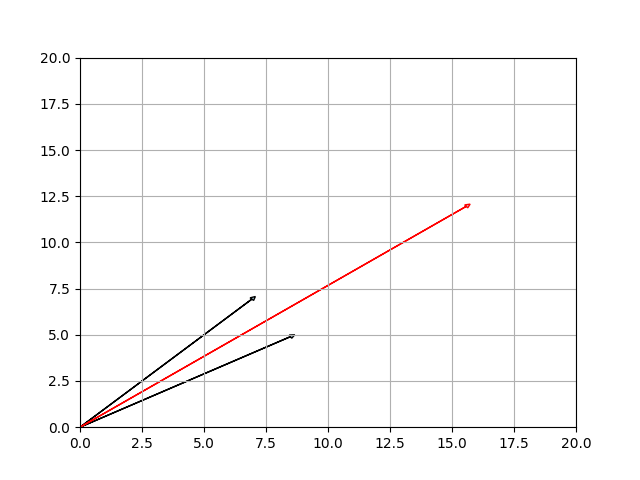

Source code (Python):
import numpy as np
import math
import matplotlib.pyplot as plt 

phi1=np.pi/4.#math.radians() 
V1M=10 
V1=V1M*math.sin(2*np.pi+phi1) 
MV1=abs(V1M) 
ReV1=MV1*math.cos(phi1) 
ImV1=MV1*math.sin(phi1) 
print (ReV1,ImV1 )
c1=complex(ReV1,ImV1) 
phi2=np.pi/6. 
V2M=10 
V2=V2M*math.sin(2*np.pi+phi2) 
MV2=abs(V2M) 
ReV2=MV2*math.cos(phi2) 
ImV2=MV2*math.sin(phi2) 
print (ReV2,ImV2 )
c2=complex(ReV2,ImV2) 
c3=c1+c2 
import cmath 
print (c3.real,c3.imag,abs(c3),cmath.phase(c3) )
plt.arrow(0,0,c1.real,c1.imag, head_width=0.2, head_length=0.2, fc='lightblue', ec='black', length_includes_head=True) 
plt.arrow(0,0,c2.real,c2.imag, head_width=0.2, head_length=0.2, fc='lightblue', ec='black', length_includes_head=True) 
plt.arrow(0,0,c3.real,c3.imag, head_width=0.2, head_length=0.2, fc='lightblue', ec='red', length_includes_head=True) 
plt.grid()
plt.xlim(0,20) 
plt.ylim(0,20) 
plt.show() 
plt.close() 
